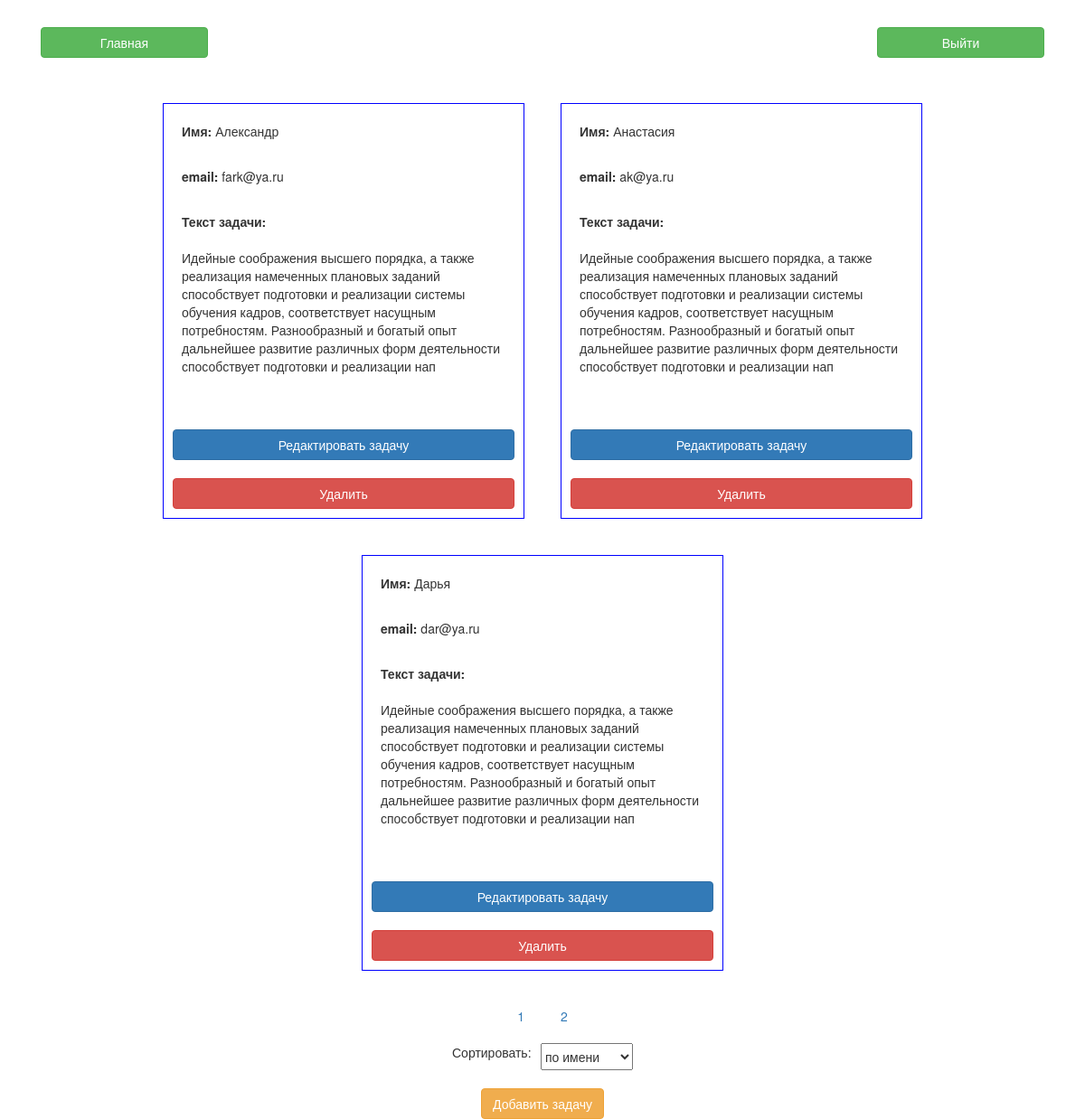
The page /?path=admin/2 (signed in) on the database its author committed.
### tables this page shows
CREATE TABLE `task` (
  `id` int(11) NOT NULL,
  `caption` text NOT NULL,
  `email` text NOT NULL,
  `txt` text NOT NULL,
  `status` varchar(2) DEFAULT '0'
);

### controller/Controller.class.php (called while the page is built, shortened)
<?php
class Controller
{
    public function sort($arr, $sort)
    {
        function build_sorter($key)
        {
            return function ($a, $b) use ($key) {
                return strnatcmp($a[$key], $b[$key]);
            };
        }
        usort($arr, build_sorter($sort));
        return $arr;
    }
    public static function render($file, $variables = [])
    {
        $templateContent = file_get_contents($file);
        if (empty($variables)) {
            return $templateContent;
        }
        foreach ($variables as $key => $value) {
            $key = '{{' . strtoupper($key) . '}}';
            $templateContent = str_replace($key, $value, $templateContent);
        }
        return $templateContent;
    }
}

### core/app.php (called while the page is built)
<?php
require_once 'autoload.php';
try{
    App::init();
}
catch (PDOException $e){
    echo "DB is not available";
    var_dump($e->getTrace());
}
catch (Exception $e){
    echo $e->getMessage();
}

### public/index.php (called while the page is built)
<?php
include '../core/app.php';
?>

### core/autoload.php (called while the page is built, shortened)
<?php
function gbStandardAutoload($className)
{
    $dirs = [
        'controller',
        'model',
        'core'
    ];
    foreach ($dirs as $dir) {
        $fileName = __DIR__ . '/../' . $dir . '/' . $className . '.class.php';
        if (is_file($fileName)) {
            $found = true;
        }
    }
    return true;
}

### model/Model.class.php (called while the page is built, shortened)
<?php
class Model
{
    private static $table;
    public function set($table)
    {
        self::$table = $table;
    }
    public static function setRowCount()
    {
        $table = self::$table;
        $rowCount = db::getInstance()->Query("SELECT 1 FROM $table");
        return $rowCount->rowCount();
    }
    public static function setRowVew()
    {
        $rowView = 3;
        return $rowView;
    }
    public static function setPagination()
    {
        $paginationCount = ceil(self::setRowCount() / self::setRowVew());
        return $paginationCount;
    }
    function showTask()
    {
        $table = self::$table;
        $start = $_GET['id'] * self::setRowVew() - self::setRowVew() . ',';
        $rowView = self::setRowVew();
        $sql = "SELECT * FROM $table LIMIT $rowView";
        if ($_GET['id']) {
            $sql = "SELECT * FROM $table LIMIT $start $rowView";
        }
        return db::getInstance()->Select($sql);
    }
    function paginationTask()
    {
        $count = 1;
        $arr = [];
        while ($count <= (self::setPagination())) {
            array_push($arr, $count);
            $count++;
        }
        return $arr;
    }
}

### core/db.class.php (called while the page is built, shortened)
<?php
class db
{
    private static $_instance = null;
    private $db;
    public static function getInstance()
    {
        if (self::$_instance == null) {
            self::$_instance = new db();
        }
        return self::$_instance;
    }
    public function Connect($user, $password, $base, $host = 'localhost', $port = 3306)
    {
        $connectString = 'mysql:host=' . $host . ';port= ' . $port . ';dbname=' . $base . ';charset=UTF8;';
        $this->db = new PDO(
            $connectString,
            $user,
            $password,
            [
                PDO::ATTR_DEFAULT_FETCH_MODE => PDO::FETCH_ASSOC,
                PDO::ATTR_ERRMODE => PDO::ERRMODE_EXCEPTION
            ]
        );
    }
    public function Query($query, $params = array())
    {
        $res = $this->db->prepare($query);
        $res->execute($params);
        return $res;
    }
    public function Select($query, $params = array())
    {
        $result = $this->Query($query, $params);
        if ($result) {
            return $result->fetchAll();
        }
    }
}

### controller/AdminController.class.php (the view, shortened to what this page needs)
<?php
class AdminController extends Controller
{
    public function index()
    {
        $a = $_COOKIE['sort'];
        echo self::render(__DIR__ . '/../view/admin/header.html');
        $q = new Model('task');
        $q->addTask();
        $q->editTask();
        $q->dellTask();
        $render = self::sort($q->showTask(), $a);
        ?>
            <div class='content-task'>
                <?php foreach ($render as $key) :
                            $status = '';
                            echo self::render(__DIR__ . '/../view/admin/index.html', [
                                'CAPTION' => $key['caption'],
                                'EMAIL' => $key['email'],
                                'TEXT' => $key['txt'],
                                'ID' => $key['id'],
                                'STATUS' => $status
                            ]);
                        endforeach;
                        ?>
            </div>
            <div class='pagination-container'>
                <?php foreach ($q->paginationTask() as $key) :
                            echo self::render(__DIR__ . '/../view/pagination.html', [
                                'PAGINATION' => $key,
                                'URL' => '?path=admin/' . $key
                            ]);
                        endforeach ?>
            </div>
        <?php
                $selCap = '';
                $selEmail = '';
                $selSt = '';
                echo self::render(__DIR__ . '/../view/footer.html', [
                    'SELECCAP' => $selCap,
                    'SELECEMAIL' => $selEmail,
                    'SELECST' =>  $selSt
                ]);
            }
        }

### public/css/style.css (style rules this page uses)
* { transition: .3s linear; }
.f-item-3 { -webkit-box-flex: 0; -ms-flex: 0 1 450px; flex: 0 1 350px; margin: 12.5px 12.5px; }
.link-container { width: 100%; display: flex; justify-content: space-between; padding: 30px; }
.content { width: 100%; display: flex; flex-direction: column; justify-content: center; align-content: center; }
.content-task { width: 100%; display: flex; flex-wrap: wrap; justify-content: center; align-content: center; }
.item-container-edit { flex: 0 1 400px; display: flex; flex-direction: column; justify-content: space-between; border: 1px solid blue; padding: 10px; margin: 20px; }
.item-container-btn { display: flex; flex-direction: column; }
.item { width: 100%; padding: 10px; }
.item-task { display: flex; }
.item-task:nth-child(3) { flex-direction: column; }
.item-container, .item-container-edit .btn { margin-top: 20px; display: flex; justify-content: center; align-items: center; }
.status { height: 50px; color: green; font-style: italic; }
.pagination-container { flex: 1 1 100%; display: flex; flex-wrap: wrap; justify-content: center; align-items: center; }
.pagination { margin: 20px; }
.sort-container { display: flex; flex-direction: column; justify-content: center; align-items: center; }
.form-sort { display: flex; justify-content: space-between; width: 200px; }
.select-sort { height: 30px; outline: none; }
.sort-container .btn { margin-top: 20px; display: flex; justify-content: center; align-items: center; }

### rows shown on the page
task: caption+email+txt "Имя: Александр email: fark@ya.ru Текст задачи: Идейные соображения высшего порядка, а также реализация намеченных плановых заданий способствует подготовки и реализации системы обучения кадров, соответствует насущным потребностям. Разнообразный и богатый опыт дальнейшее развитие различных форм деятельности способствует подготовки и реализации нап Редактировать задачу Удалить"
task: caption+email+txt "Имя: Анастасия email: ak@ya.ru Текст задачи: Идейные соображения высшего порядка, а также реализация намеченных плановых заданий способствует подготовки и реализации системы обучения кадров, соответствует насущным потребностям. Разнообразный и богатый опыт дальнейшее развитие различных форм деятельности способствует подготовки и реализации нап Редактировать задачу Удалить"
task: caption+email+txt "Имя: Дарья email: dar@ya.ru Текст задачи: Идейные соображения высшего порядка, а также реализация намеченных плановых заданий способствует подготовки и реализации системы обучения кадров, соответствует насущным потребностям. Разнообразный и богатый опыт дальнейшее развитие различных форм деятельности способствует подготовки и реализации нап Редактировать задачу Удалить"

### other values the page prints
self::render(__DIR__ . '/../view/admin/header.html') "Главная Выйти"
